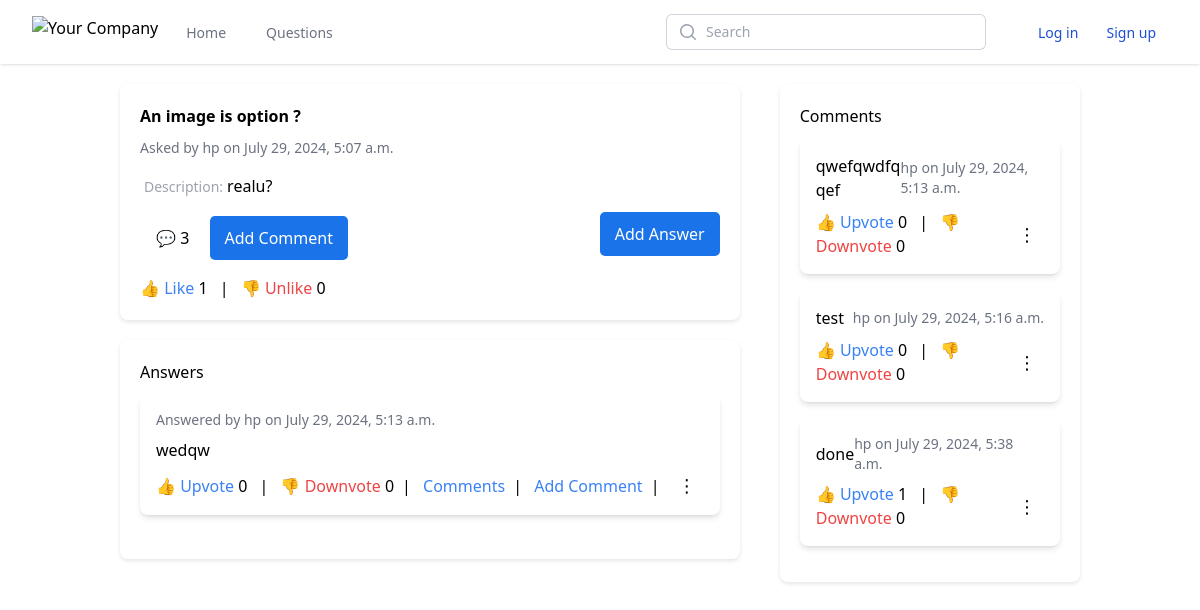
Before: /question/18/ with the older database file.
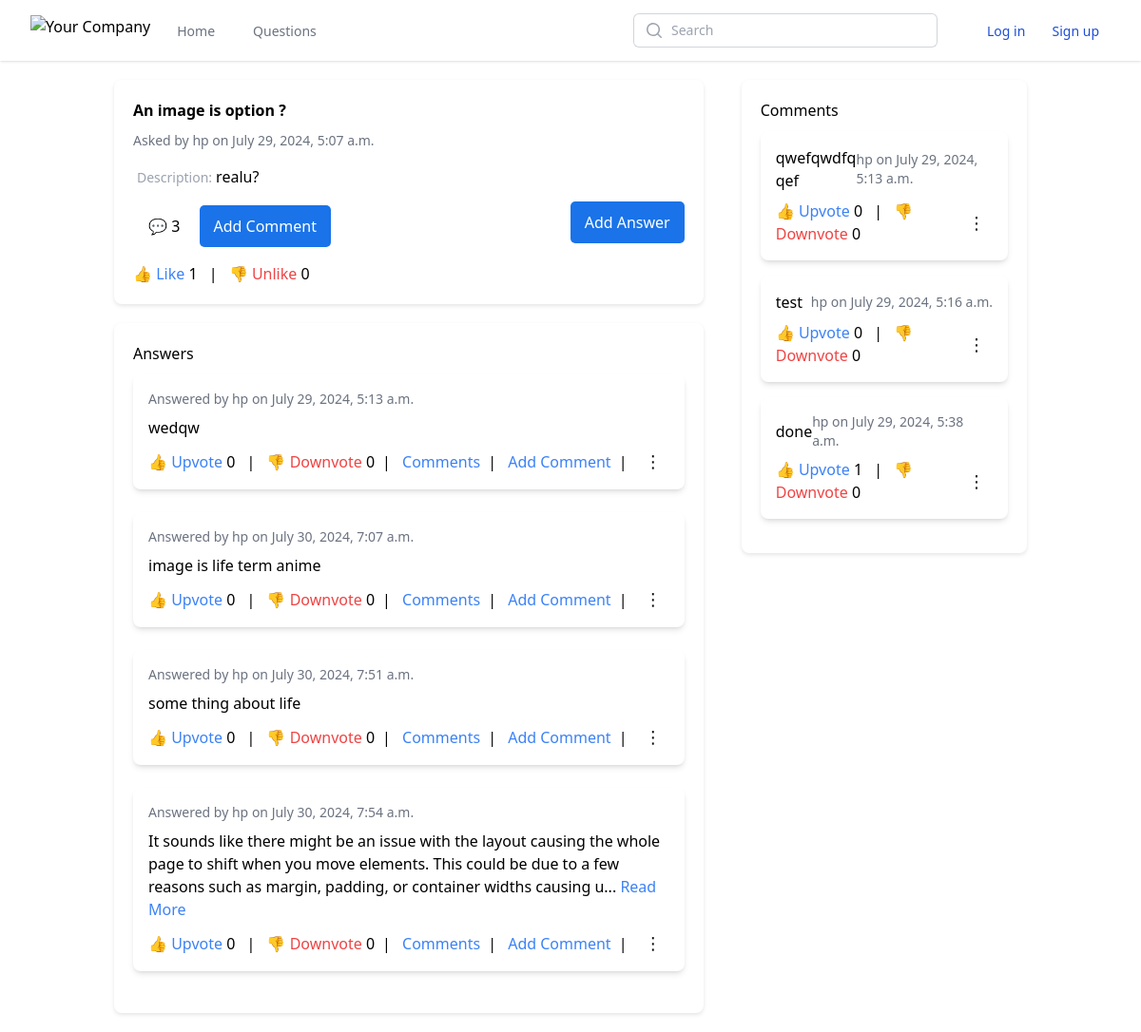
After: the same page with the newer database file.
### questions/models.py (models this page shows, shortened)
class Question(models.Model):
    title = models.CharField(max_length=200)
    description = models.TextField(blank=True)
    tags = models.ManyToManyField(Tag, related_name='questions')
    created_at = models.DateTimeField(default=timezone.now,blank=True,null=True)
    updated_at = models.DateTimeField(auto_now=True)
    user = models.ForeignKey(User, on_delete=models.CASCADE)
    likes = models.ManyToManyField(User, related_name='liked_question', blank=True)
    unlikes = models.ManyToManyField(User, related_name='unliked_question', blank=True)
    def total_likes(self):
        return self.likes.count()
    def total_unlikes(self):
        return self.unlikes.count()

class Answer(models.Model):
    question = models.ForeignKey(Question, on_delete=models.CASCADE, related_name='answers')
    description = models.TextField()
    created_at = models.DateTimeField(auto_now_add=True)
    updated_at = models.DateTimeField(auto_now=True)
    user = models.ForeignKey(User, on_delete=models.CASCADE, null=False)
    likes = models.ManyToManyField(User, related_name='liked_answers')
    unlikes = models.ManyToManyField(User, related_name='unliked_answers')
    def total_likes(self):
        return self.likes.count()
    def total_unlikes(self):
        return self.unlikes.count()

class Comment(models.Model):
    content = models.TextField()
    created_at = models.DateTimeField(auto_now_add=True)
    updated_at = models.DateTimeField(auto_now=True)
    user = models.ForeignKey(User, on_delete=models.CASCADE, null=False)
    answer = models.ForeignKey(Answer, null=True, blank=True, on_delete=models.CASCADE, related_name='comments')
    question = models.ForeignKey(Question, null=True, blank=True, on_delete=models.CASCADE, related_name='comments')
    parent = models.ForeignKey('self', on_delete=models.CASCADE, related_name='replies', null=True, blank=True)
    likes = models.ManyToManyField(User, related_name='liked_comments')
    unlikes = models.ManyToManyField(User, related_name='unliked_comments')
    def total_likes(self):
        return self.likes.count()
    def total_unlikes(self):
        return self.unlikes.count()

### questions/views.py (the view)
# urls.py: path('question/<int:pk>/', views.question_detail, name='question_detail'),
def question_detail(request, pk):
    question = get_object_or_404(Question, pk=pk)
    answers = question.answers.all()
    comment_form = CommentForm()
    answer_form = AnswerForm()
    return render(request, 'questions/question_detail.html', {
        'question': question,
        'answers': answers,
        'comment_form': comment_form,
        'answer_form': answer_form
    })

### questions/forms.py
class CommentForm(forms.ModelForm):
    class Meta:
        model = Comment
        fields = ['content']

class AnswerForm(forms.ModelForm):
    class Meta:
        model = Answer
        fields = ['description']

### questions/templatetags/custom_tags.py (called while the page is built)
@register.simple_tag
def active_url(request, url_name):
    try:
        url = reverse(url_name)
    except NoReverseMatch:
        return 'border-transparent text-gray-500 hover:border-gray-300 hover:text-gray-700'
    if request.path == url:
        return 'border-indigo-500 text-gray-900'
    return 'border-transparent text-gray-500 hover:border-gray-300 hover:text-gray-700'

### questions/templates/questions/question_detail.html (shortened to what this page needs)
{% extends "base_generic.html" %}
{% block content %}
<div class="max-w-6xl mx-auto main-content">
    <div class="question-answer-section">
        <div class="card relative">
            <h2 class="text-black font-bold">{{ question.title }}</h2>
            <div class="text-sm text-gray-500 mb-4">Asked by {{ question.user.username }} on {{ question.created_at }}</div>
            {% if question.description|length > 200 %}
            <p class="mb-2">
                <span class="text-sm text-gray-400 p-1 mb-4">Description:</span>
                <span class="short-answer">{{ question.description|slice:":200" }}...</span>
                <span class="full-answer hidden">{{ question.description }}</span>
                <a href="javascript:void(0);" class="text-blue-500 hover:underline read-more">Read More</a>
            </p>
        {% else %}
            <p class="mb-2" > <span class="text-sm text-gray-400 p-1 mb-4">Description:</span>{{ question.description }}</p>
        {% endif %}
            <div class="flex justify-between items-center mb-4">
                <div>
                    <a href="#" class="text-black px-4 py-2 rounded-md hover:bg-blue-700 mt-2 inline-block">💬 {{ question.comments.count }}</a>
                    <a href="javascript:void(0);" class="btn mt-2 inline-block" id="openCommentModal">Add Comment</a>
                </div>
                <a href="{% url 'create_answer' question.pk %}" class="btn">Add Answer</a>
            </div>
            <div class="flex items-center justify-between mt-4">
                <div>
                    <a href="{% url 'like_question' question.pk %}" class="text-blue-500 hover:underline">👍 Like</a> {{ question.total_likes }}
                    <span class="mx-2">|</span>
                    <a href="{% url 'unlike_question' question.pk %}" class="text-red-500 hover:underline">👎 Unlike</a> {{ question.total_unlikes }}
                </div>
            </div>
        </div>
        <div class="card">
            <h3>Answers</h3>
            <ul>
                {% for answer in question.answers.all %}
                <li class="mb-6 p-4 bg-white shadow-md rounded-lg">
                    <div class="flex items-center justify-between mb-2">
                        <div class="text-sm text-gray-500">Answered by {{ answer.user.username }} on {{ answer.created_at }}</div>
                    </div>
                    {% if answer.description|length > 200 %}
                        <p class="mb-2">
                            <span class="short-answer">{{ answer.description|slice:":200" }}...</span>
                            <a href="javascript:void(0);" class="text-blue-500 hover:underline read-more">Read More</a>
                        </p>
                    {% else %}
                        <p class="mb-2">{{ answer.description }}</p>
                    {% endif %}
                    <div class="flex justify-between items-center">
                        <div>
                            <a href="{% url 'like_answer' answer.question.pk answer.pk %}" class="text-blue-500 hover:underline">👍 Upvote</a> {{ answer.total_likes }}
                            <span class="mx-2">|</span>
                            <a href="{% url 'unlike_answer' answer.question.pk answer.pk %}" class="text-red-500 hover:underline">👎 Downvote</a> {{ answer.total_unlikes }}<span class="mx-2">|</span>
                            <a href="{% url 'question_answer_comment' answer.question.id answer.id %}" class="text-blue-500 hover:underline">Comments</a><span class="mx-2">|</span>
                            <a href="{% url 'create_comment_answer' answer.question.id answer.id %}" class="text-blue-500 hover:underline">Add Comment</a><span class="mx-2">|</span>
                        </div>
                        <div class="dropdown">
                            <span class="dropbtn">⋮</span>
                        </div>
                    </div>
                </li>
                {% endfor %}
            </ul>
        </div>
    </div>
    <div class="comments-section">
        <div class="card">
            <h3>Comments</h3>
            <ul>
                {% for comment in question.comments.all %}
                <li class="mb-4 p-4 bg-white shadow-md rounded-lg">
                    <div class="flex justify-between items-center mb-2">
                        <div>{{ comment.content }}</div>
                        <div class="text-sm text-gray-500">{{ comment.user.username }} on {{ comment.created_at }}</div>
                    </div>
                    <div class="flex justify-between items-center">
                        <div>
                            <a href="{% url 'like_comment' comment.question.pk comment.pk %}" class="text-blue-500 hover:underline">👍 Upvote</a> {{ comment.total_likes }}
                            <span class="mx-2">|</span>
                            <a href="{% url 'unlike_comment' comment.question.pk comment.pk %}" class="text-red-500 hover:underline">👎 Downvote</a> {{ comment.total_unlikes }}
                        </div>
                        <div class="dropdown">
                            <span class="dropbtn">⋮</span>
                        </div>
                    </div>
                </li>
                {% endfor %}
            </ul>
        </div>
    </div>
</div>
{% endblock %}

### questions/templates/base_generic.html (shortened to what this page needs)
{% load static %}
{% load custom_tags %}
<!DOCTYPE html>
<html>
<head>
    <link href="{% static 'css/output.css' %}" rel="stylesheet">
</head>
<body>
<nav class="bg-white shadow">
    <div class="mx-auto max-w-7xl px-2 sm:px-4 lg:px-8">
        <div class="flex h-16 justify-between items-center">
            <div class="flex px-2 lg:px-0">
                <div class="flex flex-shrink-0 items-center">
                   <a href="{% url 'home' %}"><img class="h-8 w-auto" src="https://tailwindui.com/img/logos/mark.svg?color=indigo&shade=600" alt="Your Company"></a>
                </div>
                <div class="hidden lg:ml-6 lg:flex lg:space-x-8">
                    <a href="{% url 'home' %}" class="inline-flex items-center border-b-2 {% active_url request 'home' %} px-1 pt-1 text-sm font-medium">Home</a>
                    <a href="{% url 'question_list' %}" class="inline-flex items-center border-b-2 {% active_url request 'question_list' %} px-1 pt-1 text-sm font-medium">Questions</a>
                </div>
            </div>
            <form method="get" action="{% url 'question_list' %}" class="flex flex-1 items-center justify-center px-2 lg:ml-6 lg:justify-end">
                <div class="w-full max-w-lg lg:max-w-xs">
                    <div class="relative">
                        <div class="pointer-events-none absolute inset-y-0 left-0 flex items-center pl-3">
                        </div>
                        <input id="search" name="search" class="block w-full rounded-md border-0 bg-white py-1.5 pl-10 pr-3 text-gray-900 ring-1 ring-inset ring-gray-300 placeholder:text-gray-400 focus:ring-2 focus:ring-inset focus:ring-indigo-600 sm:text-sm sm:leading-6" placeholder="Search" type="search" value="{{ search_query }}">
                    </div>
                </div>
            </form>
            <div class="hidden lg:ml-4 lg:flex lg:items-center">
                <div class="relative ml-4 flex-shrink-0">
                    {% if user.is_authenticated %}
                        <div>
                            <button type="button" class="relative flex rounded-full bg-white text-sm focus:outline-none focus:ring-2 focus:ring-indigo-500 focus:ring-offset-2" id="user-menu-button" aria-expanded="false" aria-haspopup="true">
                                <span class="absolute -inset-1.5"></span>
                                <span class="sr-only">Open user menu</span>
                                <img class="h-8 w-8 rounded-full" src="https://images.unsplash.com/photo-1472099645785-5658abf4ff4e?ixlib=rb-1.2.1&ixid=eyJhcHBfaWQiOjEyMDd9&auto=format&fit=facearea&facepad=2&w=256&h=256&q=80" alt="">
                                <span>{{ user.username }}</span>
                            </button>
                        </div>
                        <div class="absolute right-0 z-10 mt-2 w-48 origin-top-right rounded-md bg-white py-1 shadow-lg ring-1 ring-black ring-opacity-5 focus:outline-none hidden" role="menu" aria-orientation="vertical" aria-labelledby="user-menu-button" tabindex="-1" id="user-menu">
                            <a href="{% url 'logout' %}" class="block px-4 py-2 text-sm text-gray-700" role="menuitem" tabindex="-1" id="user-menu-item-2">Sign out</a>
                        {% else %}
                            <a href="{% url 'login' %}" class="text-blue-700 hover:text-white hover:bg-gray-700 px-3 py-2 rounded-md text-sm font-medium">Log in</a>
                            <a href="{% url 'signup' %}" class="text-blue-700 hover:text-white hover:bg-gray-700 px-3 py-2 rounded-md text-sm font-medium">Sign up</a>
                        {% endif %}
                    </div>
                </div>
            </div>
        </div>
    </nav>
    {% block content %}{% endblock content %}
</body>
</html>

### questions/templates/base_generic.html (style rules this page uses)
* { box-sizing: border-box; }
body { margin: 0; padding: 0; }

### questions/templates/questions/question_detail.html (style rules this page uses)
.dropdown { position: relative; display: inline-block; }
.dropbtn { cursor: pointer; font-size: 18px; padding: 8px; background: none; border: none; outline: none; }
.main-content { display: flex; gap: 20px; margin-top: 20px; padding: 0 10%; }
.question-answer-section { width: 67%; padding-right: 10px; }
.comments-section { width: 33%; padding-left: 10px; }
.card { background-color: white; padding: 20px; box-shadow: 0 2px 4px rgba(0, 0, 0, 0.1); border-radius: 8px; margin-bottom: 20px; }
.card h2, .card h3 { margin-bottom: 10px; }
.card p { margin-bottom: 10px; }
.btn { background-color: #1a73e8; color: white; padding: 10px 15px; border-radius: 5px; text-decoration: none; }

Changed rows visible on the page:
added Answer: user.username "hp", created_at "July 30, 2024, 7:07 a.m.", description "image is life term anime", total_likes "0", total_unlikes "0"
added Answer: user.username "hp", created_at "July 30, 2024, 7:51 a.m.", description "some thing about life", total_likes "0", total_unlikes "0"
added Answer: user.username "hp", created_at "July 30, 2024, 7:54 a.m.", description "It sounds like there might be an issue with the layout causing the whole page to shift when you move elements. This could be due to a few reasons such as margin, padding, or container widths causing u", total_likes "0", total_unlikes "0"
